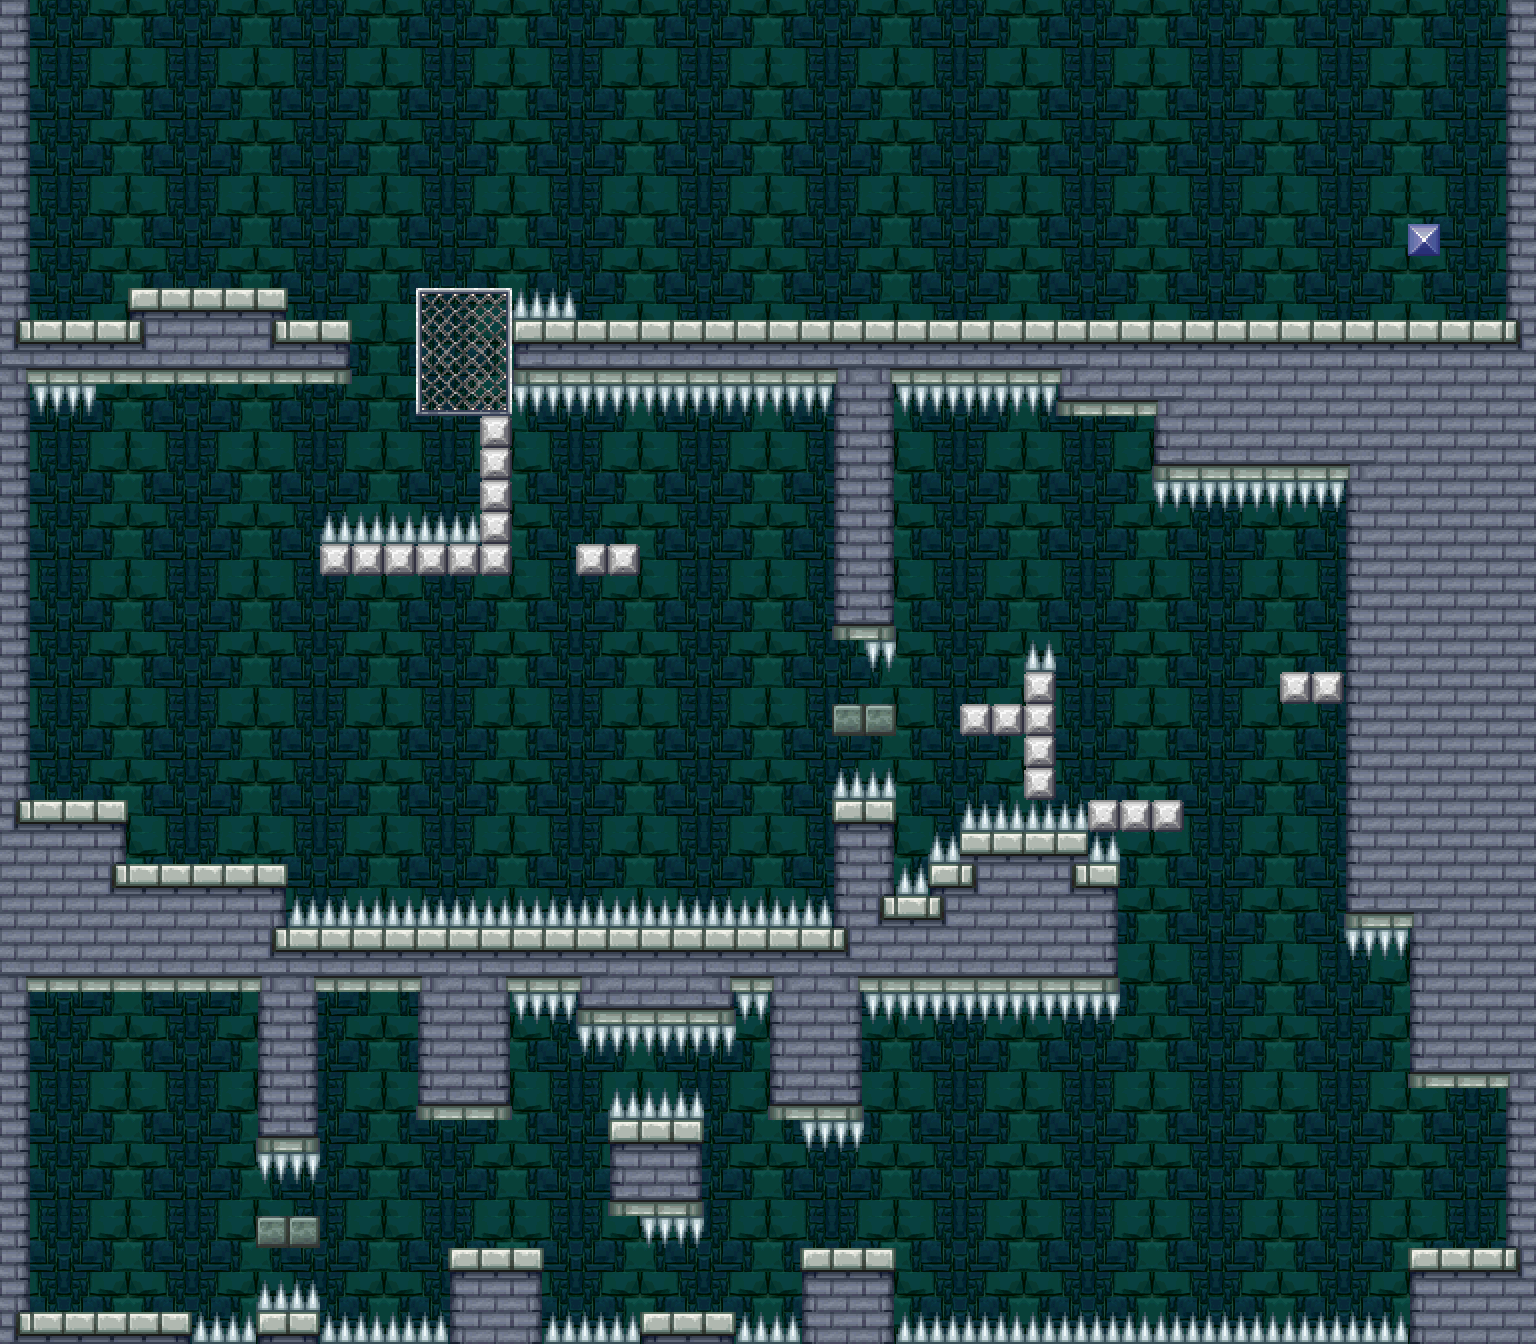

Rendered tile map (Tiled .tmx) drawn with the repository's tilesets; below, a short description and the map source with its tile grids summarised:
An orthogonal 48x42 tile map with 32x32 px tiles, 2 tile layers (Background, Tile Layer 1), 2 tilesets and 127 objects (27x Spikes, 19x Floor, 18x Wall_right, 15x Wall_left, 10x Ceiling, ...).

<map version="1.0" orientation="orthogonal" renderorder="right-down" width="48" height="42" tilewidth="32" tileheight="32" nextobjectid="156">
 <properties>
  <property name="Terrain" value="Non-Walkable" />
 </properties>
 <tileset firstgid="1" name="tileset" tilewidth="32" tileheight="32" spacing="2" tilecount="40" columns="10">
  <image source="tileset.png" width="338" height="134" />
  <tile id="4">
   <properties>
    <property name="StartPosition" type="int" value="0" />
   </properties>
  </tile>
  <tile id="14">
   <objectgroup draworder="index">
    <object id="1" name="1" x="0" y="1" width="30" height="30" />
   </objectgroup>
  </tile>
 </tileset>
 <tileset firstgid="41" name="Background" tilewidth="32" tileheight="32" tilecount="64" columns="16">
  <image source="background2.PNG" width="512" height="128" />
 </tileset>
 <layer name="Background" width="48" height="42">
  <properties>
   <property name="ParallaxSpeed" type="float" value="0.8" />
  </properties>
  <data>[2016 cells, 2016 non-empty, 64 distinct tile ids]</data>
 </layer>
 <layer name="Tile Layer 1" width="48" height="42">
  <properties>
   <property name="ParallaxSpeed" type="float" value="1" />
  </properties>
  <data>[2016 cells, 662 non-empty, 27 distinct tile ids]</data>
 </layer>
 <objectgroup name="Enemies">
  <object id="108" name="FlyingEnemy" x="128" y="1088" width="32" height="32" />
  <object id="109" name="LandEnemy" x="993" y="282" width="32" height="32" />
  <object id="110" name="LandEnemy" x="65" y="762" width="32" height="32" />
  <object id="151" name="FlyingEnemy" x="289" y="191" width="32" height="32" />
  <object id="152" name="FlyingEnemy" x="1219" y="190" width="32" height="32" />
  <object id="153" name="FlyingEnemy" x="896" y="159" width="32" height="32" />
  <object id="154" name="FlyingEnemy" x="736" y="250" width="32" height="32" />
 </objectgroup>
 <objectgroup name="Collision">
  <object id="1" name="StartPosition" x="65" y="1224" width="32" height="32" />
  <object id="4" name="Floor" x="32" y="1312" width="160" height="32" />
  <object id="7" name="Spikes" x="192" y="1320" width="256" height="24" />
  <object id="10" name="Wall" type="Wall_left" x="512" y="1264" width="32" height="80" />
  <object id="11" name="Wall" type="Wall_right" x="448" y="1263" width="32" height="80" />
  <object id="12" name="Wall" type="Wall_right" x="608" y="1136" width="32" height="80" />
  <object id="13" name="Wall" type="Wall_left" x="672" y="1136" width="32" height="80" />
  <object id="14" name="Wall" type="Wall_left" x="864" y="1264" width="32" height="80" />
  <object id="15" name="Wall" type="Wall_right" x="800" y="1264" width="32" height="80" />
  <object id="16" name="Wall" type="Wall_right" x="416" y="992" width="32" height="128" />
  <object id="17" name="Wall" type="Wall_right" x="768" y="1024" width="32" height="96" />
  <object id="18" name="Wall" type="Wall_right" x="1504" y="1089" width="32" height="160" />
  <object id="19" name="Wall" type="Wall_left" x="832" y="1024" width="32" height="96" />
  <object id="20" name="Wall" type="Wall_left" x="1088" y="864" width="32" height="128" />
  <object id="21" name="Wall" type="Wall_right" x="1344" y="480" width="32" height="446" />
  <object id="22" name="Wall" type="Wall_right" x="1408" y="928" width="32" height="160" />
  <object id="23" name="Wall" type="Wall_left" x="480" y="992" width="32" height="128" />
  <object id="25" name="Wall" type="Wall_right" x="1152" y="384" width="32" height="96" />
  <object id="26" name="Wall" type="Wall_right" x="1408" y="1264" width="32" height="80" />
  <object id="29" name="Wall" type="Wall_left" x="320" y="336" width="32" height="48" />
  <object id="30" name="Wall" type="Wall_right" x="512" y="320" width="32" height="64" />
  <object id="31" name="Spikes" x="544" y="1324" width="96" height="20" />
  <object id="32" name="Spikes" x="512" y="992" width="64" height="24" />
  <object id="33" name="Spikes" x="576" y="1024" width="160" height="24" />
  <object id="34" name="Spikes" x="800" y="1120" width="64" height="24" />
  <object id="35" name="Spikes" x="736" y="1320" width="64" height="24" />
  <object id="36" name="Spikes" x="896" y="1320" width="512" height="24" />
  <object id="37" name="Spikes" x="864" y="992" width="256" height="24" />
  <object id="38" name="Spikes" x="960" y="808" width="128" height="24" />
  <object id="39" name="Spikes" x="1088" y="840" width="32" height="24" />
  <object id="40" name="Spikes" x="928" y="840" width="32" height="24" />
  <object id="41" name="Spikes" x="896" y="872" width="32" height="24" />
  <object id="42" name="Spikes" x="512" y="296" width="64" height="24" />
  <object id="43" name="Spikes" x="1152" y="480" width="192" height="24" />
  <object id="44" name="Spikes" x="512" y="384" width="544" height="24" />
  <object id="45" name="Spikes" x="736" y="992" width="32" height="24" />
  <object id="46" name="Floor" x="448" y="1248" width="96" height="16" />
  <object id="47" name="Floor" x="608" y="1120" width="96" height="16" />
  <object id="48" name="Floor" x="800" y="1248" width="96" height="16" />
  <object id="49" name="Floor" x="128" y="864" width="160" height="16" />
  <object id="50" name="Floor" x="640" y="1312" width="96" height="16" />
  <object id="52" name="Floor" x="1408" y="1248" width="96" height="16" />
  <object id="54" name="Floor" x="1088" y="800" width="96" height="32" />
  <object id="56" name="Spikes" x="288" y="904" width="544" height="24" />
  <object id="57" name="Floor" x="32" y="320" width="96" height="32" />
  <object id="58" name="Floor" x="128" y="288" width="160" height="32" />
  <object id="59" name="Floor" x="288" y="320" width="64" height="32" />
  <object id="60" name="Floor" x="576" y="320" width="960" height="32" />
  <object id="61" name="Wall" type="Wall_right" x="1504" y="0" width="32" height="320" />
  <object id="65" name="Ceiling" x="32" y="960" width="400" height="32" />
  <object id="67" name="Ceiling" x="1424" y="1056" width="96" height="32" />
  <object id="70" name="Ceiling" x="32" y="368" width="320" height="16" />
  <object id="71" name="Ceiling" x="32" y="0" width="1472" height="8" />
  <object id="72" name="Grid" type="Static" x="416" y="288" width="96" height="128" />
  <object id="74" name="Grid" type="Hide_left" x="1120" y="896" width="160" height="96" />
  <object id="75" name="Grid" type="Hide_right" x="1216" y="736" width="128" height="96" />
  <object id="76" name="Grid" type="Hide_right" x="1344" y="960" width="64" height="96" />
  <object id="78" name="Grid" type="Hide_right" x="1312" y="1120" width="192" height="96" />
  <object id="79" name="Grid" type="Hide_up" x="1184" y="480" width="96" height="160" />
  <object id="81" name="Grid" type="Hide_up" x="1056" y="416" width="96" height="160" />
  <object id="82" name="Grid" type="Hide_up" x="96" y="384" width="96" height="96" />
  <object id="83" name="Grid" type="Hide_left" x="32" y="544" width="96" height="96" />
  <object id="84" name="Grid" type="Hide_left" x="32" y="672" width="160" height="96" />
  <object id="88" name="Grid" type="Hide_up" x="256" y="384" width="96" height="96" />
  <object id="89" name="Wall" type="Wall_left" x="0" y="0" width="32" height="1344" />
  <object id="91" name="Ceiling" x="432" y="1088" width="64" height="32" />
  <object id="92" name="Spikes" x="1344" y="928" width="64" height="24" />
  <object id="93" name="Grid" type="Hide_down" x="960" y="1184" width="96" height="160" />
  <object id="94" name="Grid" type="Hide_down" x="1152" y="1216" width="96" height="128" />
  </objectgroup>
 <objectgroup name="Boundaries">
  <!-- 4 objects omitted --></objectgroup>
</map>
<!-- 50 of 127 objects omitted -->